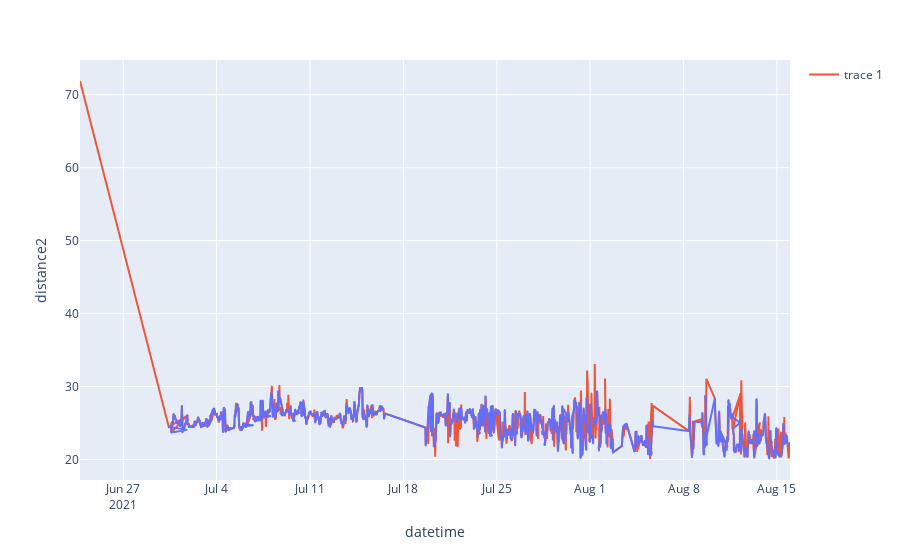

The notebook cell this image was saved under:
### Code cell
m='健檢'
n=16
s=1   #d

df1 = pd.read_excel(r'C:\Users\Tosha.E.T\Desktop\Sinotech\816\20210816_抓沖蝕資料\{0}_{1}_{2}_20210501_20210816.xlsx'.format(m,n,s))
# df1['datetime']=pd.to_datetime(df1['datetime'])
# df1=df1.set_index('datetime')


df11=df1.drop(['watershed','area','detect_type','device_id','device_name','lat','lon','node_id','distance2','voltage','server_voltage','time_str'],axis=1)
df12=df1.drop(['watershed','area','detect_type','device_id','device_name','lat','lon','node_id','distance1','voltage','server_voltage','time_str'],axis=1)

df11 = df11.loc[df1['distance1']!=20]
df12 = df12.loc[df1['distance2']!=20]

df11.to_csv(r'C:\Users\Tosha.E.T\Desktop\Sinotech\816\{0}_{1}_{2}_d1.csv'.format(m,n,s))
df12.to_csv(r'C:\Users\Tosha.E.T\Desktop\Sinotech\816\{0}_{1}_{2}_d2.csv'.format(m,n,s))
print("資料切割完成")
#---------------------------------------------------------------------------------------------------
df01 = df11  #改過
df02 = df11

# df1 = df1.loc[df1['distance{}'.format(s)]!=20]


df01=df01[df01['distance1']>22]
df01=df01[df01['distance1']<32]
df01 = df01.reset_index()
i = 1
while i<(len(df01["distance1"])-1):
    a = df01["distance1"][i-1]
    b = df01["distance1"][i]
    c = df01["distance1"][i+1]
    if (abs(b-c)+abs(a-b))/2>abs(c-a)*1.5:
        df01["distance1"][i] = (a+c)/2
        i=i+1
    else:
        i=i+1

# df01.to_csv(r'C:\Users\Tosha.E.T\Desktop\Sinotech\816\濾過\{0}-{1}-{2}-d1_clean.csv'.format(m,n,s),index=False)
print("SAVE!!!")

# fig = px.line(df01, y='distance1', x=df01.datetime)
# fig.add_scatter(y=df02['distance1'], x=df02.datetime)
           
# fig.show()
# print("{0}-{1}-{2}-d1".format(m,n,s))
################################################
df001 = df12  #改過
df002 = df12

# df1 = df1.loc[df1['distance{}'.format(s)]!=20]


df001=df001[df001['distance2']>20]
df001=df001[df001['distance2']<30]
df001 = df001.reset_index()
i = 1
while i<(len(df001["distance2"])-1):
    a = df001["distance2"][i-1]
    b = df001["distance2"][i]
    c = df001["distance2"][i+1]
    if (abs(b-c)+abs(a-b))/2>abs(c-a)*1.5:
        df001["distance2"][i] = (a+c)/2
        i=i+1
    else:
        i=i+1

df001.to_csv(r'C:\Users\Tosha.E.T\Desktop\Sinotech\816\濾過\{0}-{1}-{2}-d2_clean.csv'.format(m,n,s),index=False)
print("SAVE!!!")
print(df001)

fig2 = px.line(df001, y='distance2', x=df001.datetime)
fig2.add_scatter(y=df002['distance2'], x=df002.datetime)
           
fig2.show()
print("{0}-{1}-{2}-d2".format(m,n,s))

### Figure 1 — Plotly figure (JSON) as saved in the notebook; plotly's stock layout.template omitted (floating-point values rounded to 4 significant figures; data arrays with more than 128 entries replaced by an {"elided": "..."} marker saying what was removed)
{"data": [{"hovertemplate": "datetime=%{x}<br>distance2=%{y}<extra></extra>", "legendgroup": "", "line": {"color": "#636efa", "dash": "solid"}, "mode": "lines", "name": "", "showlegend": false, "type": "scattergl", "x": {"elided": "1592 str values"}, "xaxis": "x", "y": {"elided": "1592 float values"}, "yaxis": "y"}, {"type": "scatter", "x": {"elided": "1601 str values"}, "y": {"elided": "1601 float values"}}], "layout": {"legend": {"tracegroupgap": 0}, "margin": {"t": 60}, "xaxis": {"anchor": "y", "domain": [0, 1], "title": {"text": "datetime"}}, "yaxis": {"anchor": "x", "domain": [0, 1], "title": {"text": "distance2"}}}}
